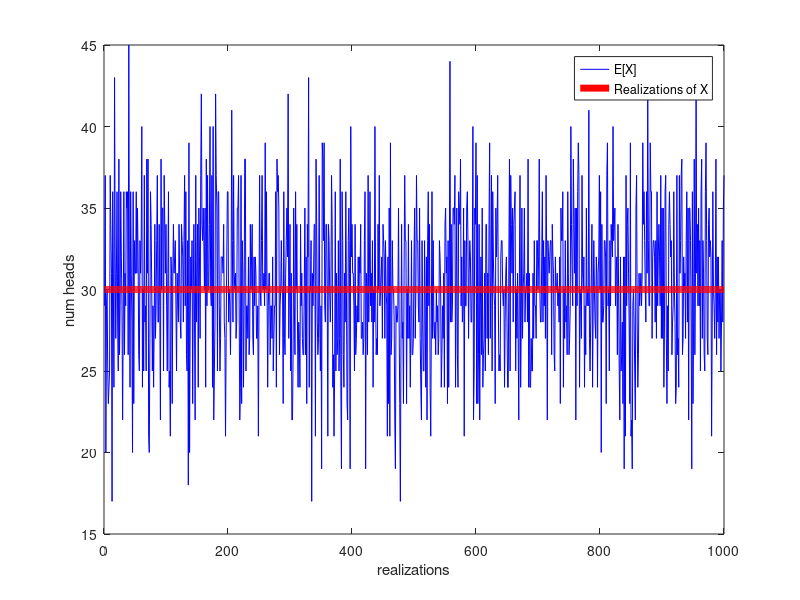

Write MATLAB code to recreate this figure.
% Ben Juarez   ACM 116    PS1Q3b

line = zeros(1000,1);
X = zeros(1000,1);
sum = 0;
for i = 1:1000
    line(i) = 30;
    X(i) = binornd(100,0.3);
    sum = sum + X(i);
end
average = sum/1000
plot(X, 'blue', 'LineWidth', .5)
hold on 
plot(line, 'red', 'LineWidth', 5)
legend("E[X]", "Realizations of X");
ylabel("num heads");
xlabel("realizations");
%% 
%